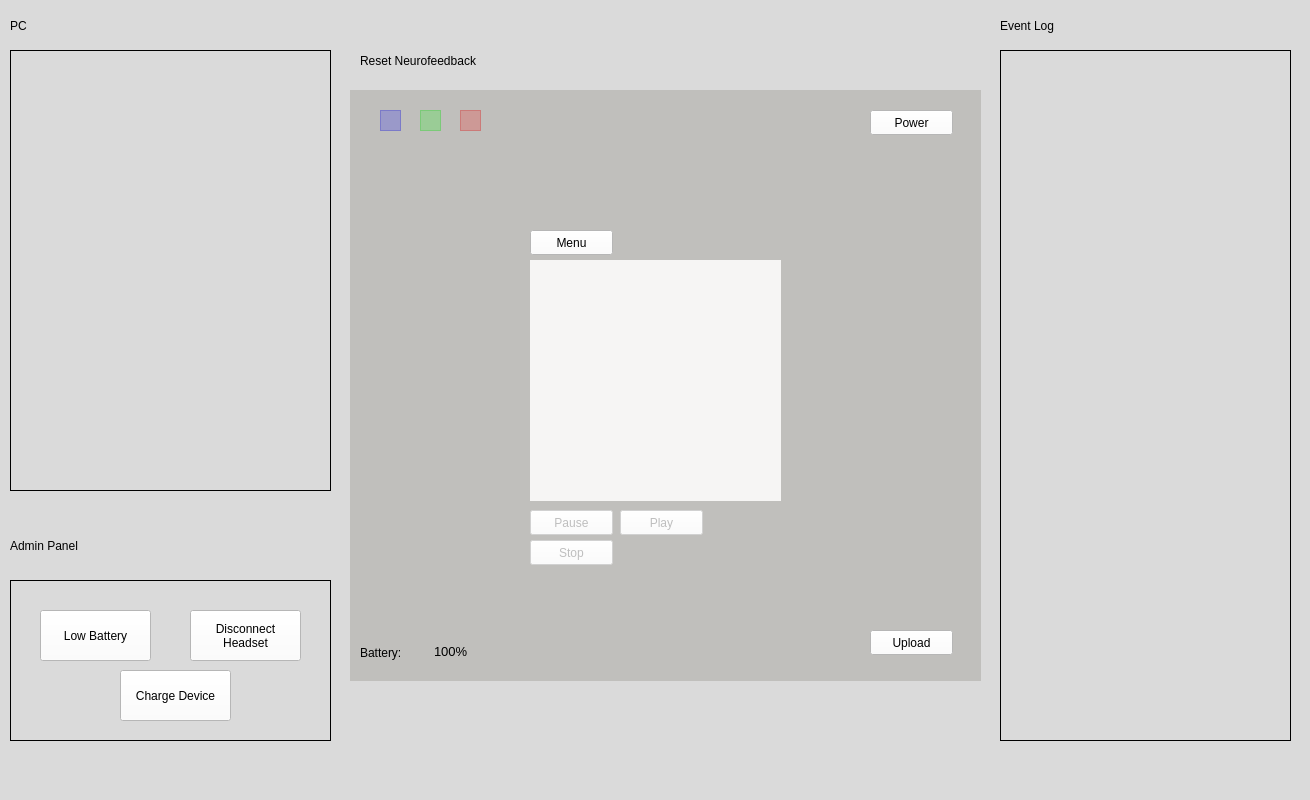
<?xml version="1.0" encoding="UTF-8"?>
<ui version="4.0">
 <class>MainWindow</class>
 <widget class="QMainWindow" name="MainWindow">
  <property name="geometry">
   <rect>
    <x>0</x>
    <y>0</y>
    <width>1310</width>
    <height>800</height>
   </rect>
  </property>
  <property name="windowTitle">
   <string>MainWindow</string>
  </property>
  <property name="styleSheet">
   <string notr="true">background-color: rgb(218, 218, 218);</string>
  </property>
  <widget class="QWidget" name="centralwidget">
   <widget class="QWidget" name="widget" native="true">
    <property name="geometry">
     <rect>
      <x>350</x>
      <y>90</y>
      <width>631</width>
      <height>591</height>
     </rect>
    </property>
    <property name="styleSheet">
     <string notr="true">background-color: rgb(192, 191, 188);</string>
    </property>
    <widget class="QWidget" name="mainMenu" native="true">
     <property name="geometry">
      <rect>
       <x>180</x>
       <y>170</y>
       <width>251</width>
       <height>241</height>
      </rect>
     </property>
     <property name="styleSheet">
      <string notr="true">background-color: rgb(246, 245, 244);
</string>
     </property>
     <widget class="QPushButton" name="newSessionButton">
      <property name="geometry">
       <rect>
        <x>40</x>
        <y>50</y>
        <width>171</width>
        <height>25</height>
       </rect>
      </property>
      <property name="styleSheet">
       <string notr="true">font: 10pt &quot;DejaVu Sans Mono&quot;;
background-color: rgb(255, 255, 255);</string>
      </property>
      <property name="text">
       <string>Start New Session</string>
      </property>
     </widget>
     <widget class="QPushButton" name="viewSessionButton">
      <property name="geometry">
       <rect>
        <x>40</x>
        <y>100</y>
        <width>171</width>
        <height>25</height>
       </rect>
      </property>
      <property name="styleSheet">
       <string notr="true">font: 10pt &quot;DejaVu Sans Mono&quot;;
background-color: rgb(255, 255, 255);</string>
      </property>
      <property name="text">
       <string>View Session History</string>
      </property>
     </widget>
     <widget class="QPushButton" name="setDateTimeButton">
      <property name="geometry">
       <rect>
        <x>40</x>
        <y>150</y>
        <width>171</width>
        <height>25</height>
       </rect>
      </property>
      <property name="styleSheet">
       <string notr="true">font: 10pt &quot;DejaVu Sans Mono&quot;;
background-color: rgb(255, 255, 255);</string>
      </property>
      <property name="text">
       <string>Set Date and Time</string>
      </property>
     </widget>
    </widget>
    <widget class="QPushButton" name="menu">
     <property name="enabled">
      <bool>true</bool>
     </property>
     <property name="geometry">
      <rect>
       <x>180</x>
       <y>140</y>
       <width>83</width>
       <height>25</height>
      </rect>
     </property>
     <property name="acceptDrops">
      <bool>false</bool>
     </property>
     <property name="autoFillBackground">
      <bool>false</bool>
     </property>
     <property name="styleSheet">
      <string notr="true">font: 10pt &quot;DejaVu Sans Mono&quot;;
background-color: rgb(255, 255, 255);</string>
     </property>
     <property name="text">
      <string>Menu</string>
     </property>
     <property name="autoDefault">
      <bool>false</bool>
     </property>
     <property name="default">
      <bool>false</bool>
     </property>
     <property name="flat">
      <bool>false</bool>
     </property>
    </widget>
    <widget class="QPushButton" name="pause">
     <property name="enabled">
      <bool>false</bool>
     </property>
     <property name="geometry">
      <rect>
       <x>180</x>
       <y>420</y>
       <width>83</width>
       <height>25</height>
      </rect>
     </property>
     <property name="styleSheet">
      <string notr="true">font: 10pt &quot;DejaVu Sans Mono&quot;;
background-color: rgb(255, 255, 255);</string>
     </property>
     <property name="text">
      <string>Pause</string>
     </property>
    </widget>
    <widget class="QPushButton" name="play">
     <property name="enabled">
      <bool>false</bool>
     </property>
     <property name="geometry">
      <rect>
       <x>270</x>
       <y>420</y>
       <width>83</width>
       <height>25</height>
      </rect>
     </property>
     <property name="styleSheet">
      <string notr="true">font: 10pt &quot;DejaVu Sans Mono&quot;;
background-color: rgb(255, 255, 255);</string>
     </property>
     <property name="text">
      <string>Play</string>
     </property>
    </widget>
    <widget class="QFrame" name="blueLight">
     <property name="geometry">
      <rect>
       <x>30</x>
       <y>20</y>
       <width>21</width>
       <height>21</height>
      </rect>
     </property>
     <property name="styleSheet">
      <string notr="true">background-color: rgba(0, 0, 255, 0.2);</string>
     </property>
     <property name="frameShape">
      <enum>QFrame::StyledPanel</enum>
     </property>
     <property name="frameShadow">
      <enum>QFrame::Raised</enum>
     </property>
    </widget>
    <widget class="QFrame" name="greenLight">
     <property name="geometry">
      <rect>
       <x>70</x>
       <y>20</y>
       <width>21</width>
       <height>21</height>
      </rect>
     </property>
     <property name="styleSheet">
      <string notr="true">background-color: rgba(0, 255, 0, 0.2);</string>
     </property>
     <property name="frameShape">
      <enum>QFrame::StyledPanel</enum>
     </property>
     <property name="frameShadow">
      <enum>QFrame::Raised</enum>
     </property>
    </widget>
    <widget class="QFrame" name="redLight">
     <property name="geometry">
      <rect>
       <x>110</x>
       <y>20</y>
       <width>21</width>
       <height>21</height>
      </rect>
     </property>
     <property name="styleSheet">
      <string notr="true">background-color: rgba(255, 0, 0, 0.2);</string>
     </property>
     <property name="frameShape">
      <enum>QFrame::StyledPanel</enum>
     </property>
     <property name="frameShadow">
      <enum>QFrame::Raised</enum>
     </property>
    </widget>
    <widget class="QPushButton" name="power">
     <property name="enabled">
      <bool>true</bool>
     </property>
     <property name="geometry">
      <rect>
       <x>520</x>
       <y>20</y>
       <width>83</width>
       <height>25</height>
      </rect>
     </property>
     <property name="focusPolicy">
      <enum>Qt::StrongFocus</enum>
     </property>
     <property name="acceptDrops">
      <bool>false</bool>
     </property>
     <property name="autoFillBackground">
      <bool>false</bool>
     </property>
     <property name="styleSheet">
      <string notr="true">font: 10pt &quot;DejaVu Sans Mono&quot;;
background-color: rgb(255, 255, 255);
</string>
     </property>
     <property name="text">
      <string>Power</string>
     </property>
     <property name="autoDefault">
      <bool>false</bool>
     </property>
     <property name="default">
      <bool>false</bool>
     </property>
     <property name="flat">
      <bool>false</bool>
     </property>
    </widget>
    <widget class="QLabel" name="batteryLabel">
     <property name="geometry">
      <rect>
       <x>10</x>
       <y>547</y>
       <width>61</width>
       <height>31</height>
      </rect>
     </property>
     <property name="styleSheet">
      <string notr="true">font: 10pt &quot;DejaVu Sans Mono&quot;;</string>
     </property>
     <property name="text">
      <string>Battery: </string>
     </property>
    </widget>
    <widget class="QTextEdit" name="battery">
     <property name="geometry">
      <rect>
       <x>80</x>
       <y>550</y>
       <width>61</width>
       <height>31</height>
      </rect>
     </property>
     <property name="styleSheet">
      <string notr="true">font: 10pt &quot;DejaVu Sans Mono&quot;;</string>
     </property>
     <property name="frameShape">
      <enum>QFrame::NoFrame</enum>
     </property>
     <property name="frameShadow">
      <enum>QFrame::Sunken</enum>
     </property>
     <property name="readOnly">
      <bool>true</bool>
     </property>
     <property name="html">
      <string>&lt;!DOCTYPE HTML PUBLIC &quot;-//W3C//DTD HTML 4.0//EN&quot; &quot;http://www.w3.org/TR/REC-html40/strict.dtd&quot;&gt;
&lt;html&gt;&lt;head&gt;&lt;meta name=&quot;qrichtext&quot; content=&quot;1&quot; /&gt;&lt;style type=&quot;text/css&quot;&gt;
p, li { white-space: pre-wrap; }
&lt;/style&gt;&lt;/head&gt;&lt;body style=&quot; font-family:'DejaVu Sans Mono'; font-size:10pt; font-weight:400; font-style:normal;&quot;&gt;
&lt;p style=&quot; margin-top:0px; margin-bottom:0px; margin-left:0px; margin-right:0px; -qt-block-indent:0; text-indent:0px;&quot;&gt;100%&lt;/p&gt;&lt;/body&gt;&lt;/html&gt;</string>
     </property>
    </widget>
    <widget class="QPushButton" name="stop">
     <property name="enabled">
      <bool>false</bool>
     </property>
     <property name="geometry">
      <rect>
       <x>180</x>
       <y>450</y>
       <width>83</width>
       <height>25</height>
      </rect>
     </property>
     <property name="styleSheet">
      <string notr="true">font: 10pt &quot;DejaVu Sans Mono&quot;;
background-color: rgb(255, 255, 255);</string>
     </property>
     <property name="text">
      <string>Stop</string>
     </property>
    </widget>
    <widget class="QPushButton" name="upload">
     <property name="enabled">
      <bool>true</bool>
     </property>
     <property name="geometry">
      <rect>
       <x>520</x>
       <y>540</y>
       <width>83</width>
       <height>25</height>
      </rect>
     </property>
     <property name="styleSheet">
      <string notr="true">font: 10pt &quot;DejaVu Sans Mono&quot;;
background-color: rgb(255, 255, 255);</string>
     </property>
     <property name="text">
      <string>Upload</string>
     </property>
    </widget>
    <widget class="QWidget" name="sessionMenu" native="true">
     <property name="geometry">
      <rect>
       <x>180</x>
       <y>170</y>
       <width>251</width>
       <height>241</height>
      </rect>
     </property>
     <property name="styleSheet">
      <string notr="true">background-color: rgb(246, 245, 244);
</string>
     </property>
     <widget class="QLabel" name="sessionTimer">
      <property name="geometry">
       <rect>
        <x>80</x>
        <y>50</y>
        <width>101</width>
        <height>51</height>
       </rect>
      </property>
      <property name="styleSheet">
       <string notr="true">font: 30pt &quot;DejaVu Sans Mono&quot;;</string>
      </property>
      <property name="text">
       <string>0:00</string>
      </property>
     </widget>
     <widget class="QProgressBar" name="progressBar">
      <property name="geometry">
       <rect>
        <x>60</x>
        <y>140</y>
        <width>141</width>
        <height>23</height>
       </rect>
      </property>
      <property name="font">
       <font>
        <family>DejaVu Sans Mono</family>
       </font>
      </property>
      <property name="value">
       <number>0</number>
      </property>
     </widget>
    </widget>
    <widget class="QWidget" name="sessionHistoryMenu" native="true">
     <property name="geometry">
      <rect>
       <x>180</x>
       <y>170</y>
       <width>251</width>
       <height>241</height>
      </rect>
     </property>
     <property name="styleSheet">
      <string notr="true">background-color: rgb(246, 245, 244);
</string>
     </property>
     <widget class="QTextEdit" name="sessionLogs">
      <property name="geometry">
       <rect>
        <x>20</x>
        <y>20</y>
        <width>211</width>
        <height>201</height>
       </rect>
      </property>
      <property name="styleSheet">
       <string notr="true">font: 10pt &quot;DejaVu Sans Mono&quot;;</string>
      </property>
      <property name="frameShape">
       <enum>QFrame::Box</enum>
      </property>
      <property name="frameShadow">
       <enum>QFrame::Plain</enum>
      </property>
     </widget>
    </widget>
    <widget class="QWidget" name="setDateTimeMenu" native="true">
     <property name="geometry">
      <rect>
       <x>180</x>
       <y>170</y>
       <width>251</width>
       <height>241</height>
      </rect>
     </property>
     <property name="styleSheet">
      <string notr="true">background-color: rgb(246, 245, 244);
</string>
     </property>
     <widget class="QDateTimeEdit" name="DateTime">
      <property name="geometry">
       <rect>
        <x>30</x>
        <y>50</y>
        <width>194</width>
        <height>26</height>
       </rect>
      </property>
      <property name="styleSheet">
       <string notr="true">font: 10pt &quot;DejaVu Sans Mono&quot;;</string>
      </property>
     </widget>
     <widget class="QPushButton" name="setDateTime">
      <property name="geometry">
       <rect>
        <x>80</x>
        <y>120</y>
        <width>83</width>
        <height>25</height>
       </rect>
      </property>
      <property name="styleSheet">
       <string notr="true">font: 10pt &quot;DejaVu Sans Mono&quot;;
background-color: rgb(255, 255, 255);</string>
      </property>
      <property name="text">
       <string>Set</string>
      </property>
     </widget>
    </widget>
    <widget class="QWidget" name="offScreen" native="true">
     <property name="geometry">
      <rect>
       <x>180</x>
       <y>170</y>
       <width>251</width>
       <height>241</height>
      </rect>
     </property>
     <property name="styleSheet">
      <string notr="true">background-color: rgb(246, 245, 244);
</string>
     </property>
    </widget>
   </widget>
   <widget class="QTextEdit" name="eventLog">
    <property name="geometry">
     <rect>
      <x>1000</x>
      <y>50</y>
      <width>291</width>
      <height>691</height>
     </rect>
    </property>
    <property name="styleSheet">
     <string notr="true">font: 12pt &quot;DejaVu Sans Mono&quot;;</string>
    </property>
    <property name="frameShape">
     <enum>QFrame::Box</enum>
    </property>
    <property name="frameShadow">
     <enum>QFrame::Plain</enum>
    </property>
    <property name="lineWidth">
     <number>1</number>
    </property>
    <property name="readOnly">
     <bool>false</bool>
    </property>
   </widget>
   <widget class="QLabel" name="label">
    <property name="geometry">
     <rect>
      <x>1000</x>
      <y>10</y>
      <width>291</width>
      <height>31</height>
     </rect>
    </property>
    <property name="styleSheet">
     <string notr="true">font: 20pt &quot;DejaVu Sans Mono&quot;;
color: rgb(0, 0, 0);</string>
    </property>
    <property name="text">
     <string>Event Log</string>
    </property>
   </widget>
   <widget class="QLabel" name="label_2">
    <property name="geometry">
     <rect>
      <x>360</x>
      <y>40</y>
      <width>481</width>
      <height>41</height>
     </rect>
    </property>
    <property name="styleSheet">
     <string notr="true">font: 20pt &quot;DejaVu Sans Mono&quot;;</string>
    </property>
    <property name="text">
     <string>Reset Neurofeedback</string>
    </property>
   </widget>
   <widget class="QTextEdit" name="pc">
    <property name="geometry">
     <rect>
      <x>10</x>
      <y>50</y>
      <width>321</width>
      <height>441</height>
     </rect>
    </property>
    <property name="styleSheet">
     <string notr="true">font: 12pt &quot;DejaVu Sans Mono&quot;;</string>
    </property>
    <property name="frameShape">
     <enum>QFrame::Box</enum>
    </property>
    <property name="frameShadow">
     <enum>QFrame::Plain</enum>
    </property>
    <property name="lineWidth">
     <number>1</number>
    </property>
   </widget>
   <widget class="QLabel" name="label_3">
    <property name="geometry">
     <rect>
      <x>10</x>
      <y>10</y>
      <width>291</width>
      <height>31</height>
     </rect>
    </property>
    <property name="styleSheet">
     <string notr="true">font: 20pt &quot;DejaVu Sans Mono&quot;;
color: rgb(0, 0, 0);</string>
    </property>
    <property name="text">
     <string>PC</string>
    </property>
   </widget>
   <widget class="QFrame" name="adminPanel">
    <property name="geometry">
     <rect>
      <x>10</x>
      <y>580</y>
      <width>321</width>
      <height>161</height>
     </rect>
    </property>
    <property name="frameShape">
     <enum>QFrame::Box</enum>
    </property>
    <property name="frameShadow">
     <enum>QFrame::Plain</enum>
    </property>
    <property name="lineWidth">
     <number>1</number>
    </property>
    <widget class="QPushButton" name="lowBattery">
     <property name="geometry">
      <rect>
       <x>30</x>
       <y>30</y>
       <width>111</width>
       <height>51</height>
      </rect>
     </property>
     <property name="styleSheet">
      <string notr="true">font: 10pt &quot;DejaVu Sans Mono&quot;;
background-color: rgb(255, 255, 255);</string>
     </property>
     <property name="text">
      <string>Low Battery</string>
     </property>
    </widget>
    <widget class="QPushButton" name="dcHeadset">
     <property name="geometry">
      <rect>
       <x>180</x>
       <y>30</y>
       <width>111</width>
       <height>51</height>
      </rect>
     </property>
     <property name="styleSheet">
      <string notr="true">font: 10pt &quot;DejaVu Sans Mono&quot;;
background-color: rgb(255, 255, 255);</string>
     </property>
     <property name="text">
      <string>Disconnect
Headset</string>
     </property>
    </widget>
    <widget class="QPushButton" name="chargeDevice">
     <property name="geometry">
      <rect>
       <x>110</x>
       <y>90</y>
       <width>111</width>
       <height>51</height>
      </rect>
     </property>
     <property name="styleSheet">
      <string notr="true">font: 10pt &quot;DejaVu Sans Mono&quot;;
background-color: rgb(255, 255, 255);</string>
     </property>
     <property name="text">
      <string>Charge Device</string>
     </property>
    </widget>
   </widget>
   <widget class="QLabel" name="label_4">
    <property name="geometry">
     <rect>
      <x>10</x>
      <y>530</y>
      <width>291</width>
      <height>31</height>
     </rect>
    </property>
    <property name="styleSheet">
     <string notr="true">font: 20pt &quot;DejaVu Sans Mono&quot;;
color: rgb(0, 0, 0);</string>
    </property>
    <property name="text">
     <string>Admin Panel</string>
    </property>
   </widget>
  </widget>
  <widget class="QMenuBar" name="menubar">
   <property name="geometry">
    <rect>
     <x>0</x>
     <y>0</y>
     <width>1310</width>
     <height>22</height>
    </rect>
   </property>
  </widget>
  <widget class="QStatusBar" name="statusbar"/>
 </widget>
 <resources/>
 <connections/>
</ui>
